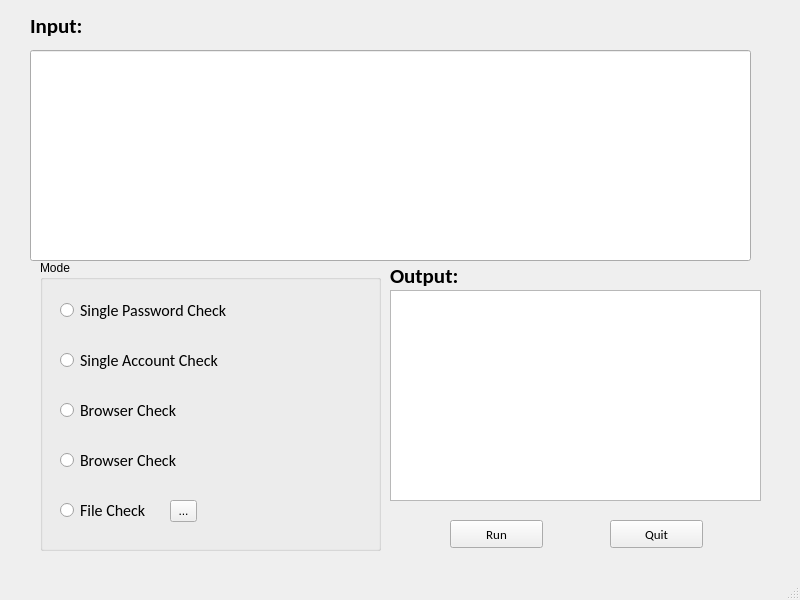
<?xml version="1.0" encoding="UTF-8"?>
<ui version="4.0">
 <class>MainWindow</class>
 <widget class="QMainWindow" name="MainWindow">
  <property name="geometry">
   <rect>
    <x>0</x>
    <y>0</y>
    <width>800</width>
    <height>600</height>
   </rect>
  </property>
  <property name="minimumSize">
   <size>
    <width>800</width>
    <height>600</height>
   </size>
  </property>
  <property name="maximumSize">
   <size>
    <width>800</width>
    <height>600</height>
   </size>
  </property>
  <property name="baseSize">
   <size>
    <width>800</width>
    <height>600</height>
   </size>
  </property>
  <property name="windowTitle">
   <string>MainWindow</string>
  </property>
  <widget class="QWidget" name="centralwidget">
   <property name="minimumSize">
    <size>
     <width>800</width>
     <height>600</height>
    </size>
   </property>
   <property name="maximumSize">
    <size>
     <width>800</width>
     <height>600</height>
    </size>
   </property>
   <widget class="QLabel" name="mainInputLabel">
    <property name="geometry">
     <rect>
      <x>30</x>
      <y>10</y>
      <width>731</width>
      <height>31</height>
     </rect>
    </property>
    <property name="font">
     <font>
      <family>Calibri</family>
      <pointsize>16</pointsize>
      <weight>75</weight>
      <bold>true</bold>
     </font>
    </property>
    <property name="text">
     <string>Input:</string>
    </property>
   </widget>
   <widget class="QGroupBox" name="mode_group">
    <property name="geometry">
     <rect>
      <x>40</x>
      <y>260</y>
      <width>341</width>
      <height>291</height>
     </rect>
    </property>
    <property name="title">
     <string>Mode</string>
    </property>
    <widget class="QRadioButton" name="mode_radio_pass">
     <property name="geometry">
      <rect>
       <x>20</x>
       <y>40</y>
       <width>301</width>
       <height>20</height>
      </rect>
     </property>
     <property name="font">
      <font>
       <family>Calibri</family>
       <pointsize>12</pointsize>
      </font>
     </property>
     <property name="text">
      <string>Single Password Check</string>
     </property>
    </widget>
    <widget class="QRadioButton" name="mode_radio_acct">
     <property name="geometry">
      <rect>
       <x>20</x>
       <y>90</y>
       <width>301</width>
       <height>20</height>
      </rect>
     </property>
     <property name="font">
      <font>
       <family>Calibri</family>
       <pointsize>12</pointsize>
      </font>
     </property>
     <property name="text">
      <string>Single Account Check</string>
     </property>
    </widget>
    <widget class="QRadioButton" name="mode_radio_file">
     <property name="geometry">
      <rect>
       <x>20</x>
       <y>240</y>
       <width>301</width>
       <height>20</height>
      </rect>
     </property>
     <property name="font">
      <font>
       <family>Calibri</family>
       <pointsize>12</pointsize>
      </font>
     </property>
     <property name="text">
      <string>File Check</string>
     </property>
    </widget>
    <widget class="QRadioButton" name="mode_chrome_check">
     <property name="geometry">
      <rect>
       <x>20</x>
       <y>140</y>
       <width>311</width>
       <height>20</height>
      </rect>
     </property>
     <property name="font">
      <font>
       <family>Calibri</family>
       <pointsize>12</pointsize>
      </font>
     </property>
     <property name="text">
      <string>Browser Check</string>
     </property>
    </widget>
    <widget class="QRadioButton" name="mode_wifi_check">
     <property name="geometry">
      <rect>
       <x>20</x>
       <y>190</y>
       <width>311</width>
       <height>20</height>
      </rect>
     </property>
     <property name="font">
      <font>
       <family>Calibri</family>
       <pointsize>12</pointsize>
      </font>
     </property>
     <property name="text">
      <string>Browser Check</string>
     </property>
    </widget>
    <widget class="QToolButton" name="choose_file">
     <property name="geometry">
      <rect>
       <x>130</x>
       <y>240</y>
       <width>27</width>
       <height>22</height>
      </rect>
     </property>
     <property name="text">
      <string>...</string>
     </property>
    </widget>
   </widget>
   <widget class="QPushButton" name="mainRun">
    <property name="enabled">
     <bool>true</bool>
    </property>
    <property name="geometry">
     <rect>
      <x>450</x>
      <y>520</y>
      <width>93</width>
      <height>28</height>
     </rect>
    </property>
    <property name="font">
     <font>
      <family>Calibri</family>
      <pointsize>10</pointsize>
     </font>
    </property>
    <property name="text">
     <string>Run</string>
    </property>
   </widget>
   <widget class="QPushButton" name="Quit">
    <property name="geometry">
     <rect>
      <x>610</x>
      <y>520</y>
      <width>93</width>
      <height>28</height>
     </rect>
    </property>
    <property name="font">
     <font>
      <family>Calibri</family>
      <pointsize>10</pointsize>
     </font>
    </property>
    <property name="text">
     <string>Quit</string>
    </property>
   </widget>
   <widget class="QTextEdit" name="outputBox">
    <property name="enabled">
     <bool>true</bool>
    </property>
    <property name="geometry">
     <rect>
      <x>390</x>
      <y>290</y>
      <width>371</width>
      <height>211</height>
     </rect>
    </property>
    <property name="font">
     <font>
      <family>Calibri</family>
      <pointsize>14</pointsize>
     </font>
    </property>
    <property name="focusPolicy">
     <enum>Qt::WheelFocus</enum>
    </property>
    <property name="acceptDrops">
     <bool>false</bool>
    </property>
    <property name="readOnly">
     <bool>true</bool>
    </property>
   </widget>
   <widget class="QLabel" name="outputboxLabel">
    <property name="geometry">
     <rect>
      <x>390</x>
      <y>260</y>
      <width>101</width>
      <height>31</height>
     </rect>
    </property>
    <property name="font">
     <font>
      <family>Calibri</family>
      <pointsize>16</pointsize>
      <weight>75</weight>
      <bold>true</bold>
     </font>
    </property>
    <property name="text">
     <string>Output:</string>
    </property>
   </widget>
   <widget class="QLineEdit" name="mainInputBox">
    <property name="geometry">
     <rect>
      <x>30</x>
      <y>50</y>
      <width>721</width>
      <height>211</height>
     </rect>
    </property>
    <property name="font">
     <font>
      <family>Calibri</family>
      <pointsize>14</pointsize>
     </font>
    </property>
   </widget>
  </widget>
  <widget class="QMenuBar" name="menubar">
   <property name="geometry">
    <rect>
     <x>0</x>
     <y>0</y>
     <width>800</width>
     <height>26</height>
    </rect>
   </property>
  </widget>
  <widget class="QStatusBar" name="statusbar"/>
 </widget>
 <resources/>
 <connections/>
</ui>
